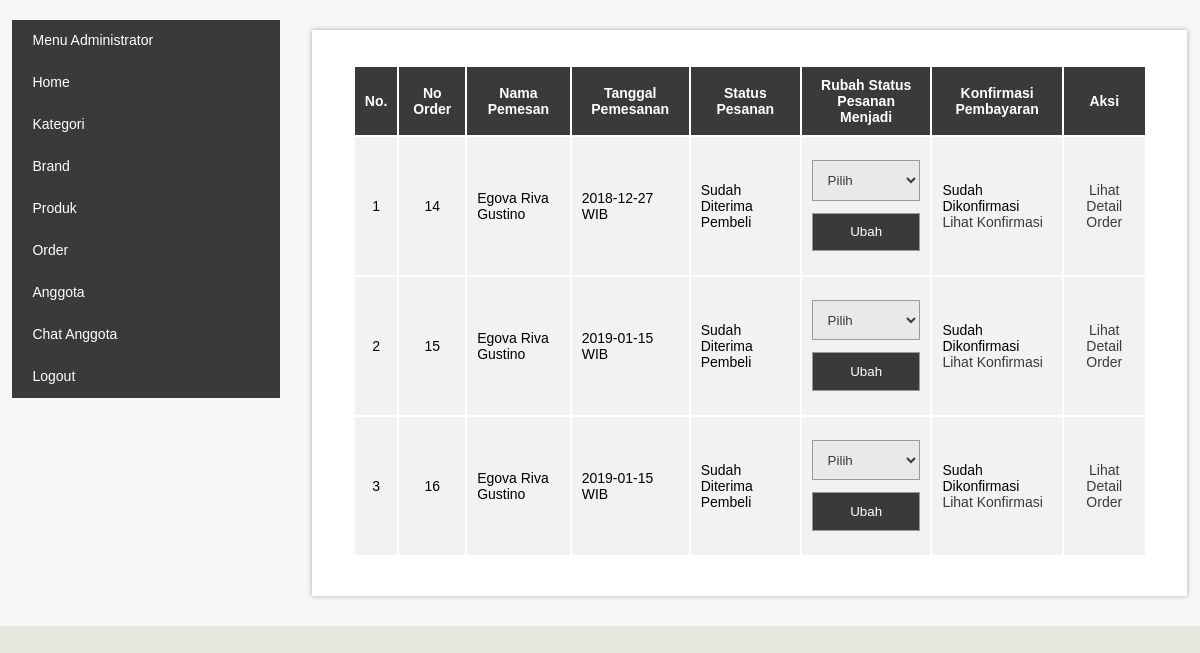
The page /admin/index.php?p=order (signed in) on the database its author committed.
### tables this page shows
CREATE TABLE IF NOT EXISTS `anggota` (
  `idanggota` int(11) NOT NULL AUTO_INCREMENT,
  `username` varchar(50) NOT NULL,
  `password` varchar(20) NOT NULL,
  `namalengkap` varchar(50) NOT NULL,
  `jk` char(1) NOT NULL,
  `tgllahir` date NOT NULL,
  `alamat` text NOT NULL,
  `nohp` varchar(15) NOT NULL,
  `tgldaftar` datetime NOT NULL DEFAULT '0000-00-00 00:00:00',
  PRIMARY KEY (`idanggota`)
);

CREATE TABLE IF NOT EXISTS `orders` (
  `idorder` int(11) NOT NULL AUTO_INCREMENT,
  `idanggota` int(11) NOT NULL,
  `alamatkirim` text NOT NULL,
  `total` double NOT NULL,
  `tglorder` date NOT NULL,
  `statusorder` varchar(40) NOT NULL,
  PRIMARY KEY (`idorder`)
);

### admin/order.php (the view, shortened to what this page needs)
<div id="formadd">
<fieldset>
<?php
	$sqlo = mysql_query("select distinct(idorder) from orderdetail");
	echo "<table border='0'>";
	echo "<tr>";
		echo "<th>No.</th>";
		echo "<th>No Order</th>";
		echo "<th>Nama Pemesan</th>";
		echo "<th>Tanggal Pemesanan</th>";
		echo "<th>Status Pesanan</th>";
		echo "<th>Rubah Status Pesanan Menjadi</th>";
		echo "<th>Konfirmasi Pembayaran</th>";
		echo "<th>Aksi</th>";
	echo "</tr>";
	$no = 1;
	while($ro = mysql_fetch_array($sqlo)){
		$sqlod = mysql_query("select * from orders where idorder='$ro[idorder]'");
		$rod = mysql_fetch_array($sqlod);
		$sqla = mysql_query("select * from anggota where idanggota='$rod[idanggota]'");
		$ra = mysql_fetch_array($sqla);
		$sqlbyr = mysql_query("select * from konfirmasibayar where idorder='$ro[idorder]'");
		$rbyr = mysql_fetch_array($sqlbyr);
		if($rbyr["idorder"]==$ro["idorder"]){
			$buktibyr = "Sudah Dikonfirmasi<br>
			<a href='?p=konfirmasiview&ido=$ro[idorder]'>Lihat Konfirmasi</a>";
		}else{
			$buktibyr = "Belum Dikonfirmasi";
		}
		echo "<tr>";
			echo "<td align='center'>$no</td>";
			echo "<td align='center'>$ro[idorder]</td>";
			echo "<td>$ra[namalengkap]</td>";
			echo "<td>$rod[tglorder] WIB</td>";
			echo "<td>$rod[statusorder]</td>";
			echo "<td align='center'>
			<form method='post' action='?p=orderdetailstatus' enctype='multipart/form-data'>
			<input type='hidden' name='idorder' value='$ro[idorder]'>
			<select name='statusorder'>
			<option value='$rod[statusorder]'>Pilih</option>
			<option value='Baru'>Baru</option>
			<option value='Sudah Lunas'>Sudah Lunas</option>
			<option value='Dalam Pengemasan'>Dalam Pengemasan</option>
			<option value='Dalam Pengiriman'>Dalam Pengiriman</option>
			<option value='Sudah Diterima Pembeli'>Sudah Diterima Pembeli</option>
			</select><br>
			<input type='submit' value='Ubah'></td>
			</form>
			</td>";
			echo "<td>$buktibyr</td>";
			echo "<td align='center'><a href='?p=orderdetail&ido=$ro[idorder]'>Lihat Detail Order</a></td>";
		echo "</tr>";
		$no++;
	}
	echo "</table>";
?>
</fieldset>
</div>

### admin/style.css (style rules this page uses)
fieldset { margin:10px; border:none; }
input[type="text"], input[type="password"], input[type="file"], select, textarea { width:100%; padding:0.8em; margin-top:1em; border:1px solid #999999; background-color:#E9E9E9; font-family:"Arial"; color:#3A3A3A; }
option { padding:10px; }
input[type="submit"] { width:100%; margin-top:0.9em; color:#FFFFFF; background-color:#3A3A3A; padding:0.8em; text-align:center; cursor:pointer; border:1px solid #999999; font-family:"Arial"; }
table { width:100%; }
th { text-align:center; padding:10px; background-color:#3A3A3A; color:#FFFFFF; font-family:Arial; font-size:14px; }
td { padding:10px; background-color:#F2F2F2; font-size:14px; }
a { color:#3A3A3A; text-decoration:none; }

### rows shown on the page
anggota: namalengkap "Egova Riva Gustino"
orders: tglorder "2018-12-27", statusorder "Sudah Diterima Pembeli"
orders: tglorder "2019-01-15", statusorder "Sudah Diterima Pembeli"
orders: tglorder "2019-01-15", statusorder "Sudah Diterima Pembeli"

### other values the page prints
$ro[idorder] "14"
$ro[idorder] "15"
$ro[idorder] "16"
